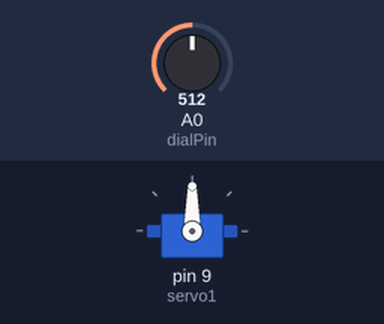
Bench run of a sketch on a simulated Arduino Uno, built with avr-gcc and run on an emulated ATmega328P. Shown: servo. The inputs (shaded band) are chosen by the test bench; at power-on: A0 (dialPin) = 512.

Above: at 1.2 s.
1.3 s: A0 (dialPin) set to 716
At 2.5 s:
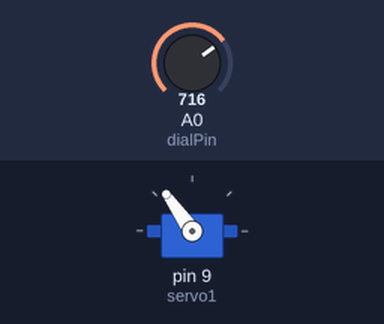
2.8 s: A0 (dialPin) set to 900
At 3.9 s:
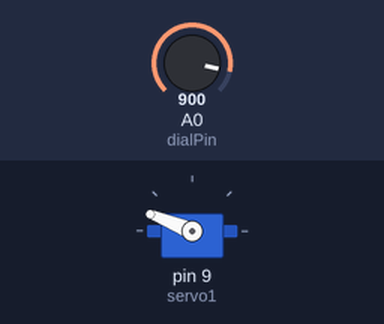
4.3 s: A0 (dialPin) set to 1023
At 5.3 s:
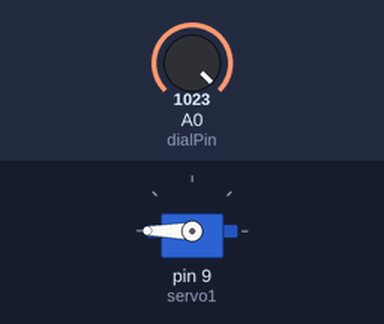
5.8 s: A0 (dialPin) set to 306
At 6.7 s:
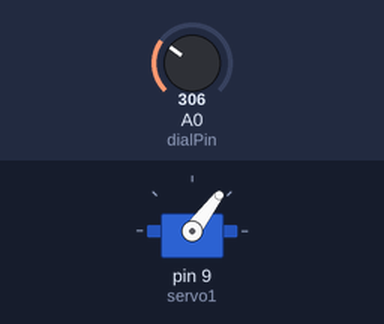
7.3 s: A0 (dialPin) set to 122
At 8.1 s:
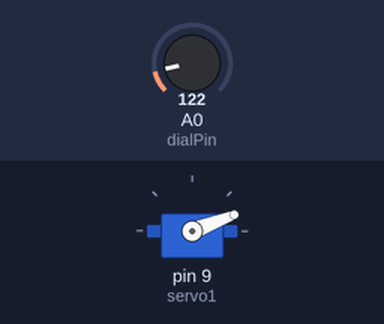
Timing chart, 0 to 9.8 s (numbered marks = the images above; inputs shaded):
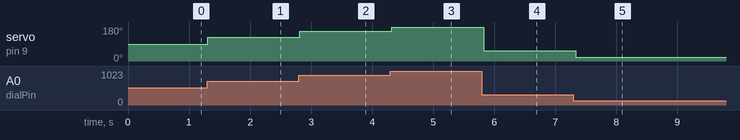

Measured:
- after the input at 1.3 s, servo on pin 9 (servo1): 90° → 125° at once
- after the input at 2.8 s, servo on pin 9 (servo1): 125° → 158° at once
- after the input at 4.3 s, servo on pin 9 (servo1): 158° → 180° at once
- after the input at 5.8 s, servo on pin 9 (servo1): 180° → 53° at once
- after the input at 7.3 s, servo on pin 9 (servo1): 53° → 21° at once

The sketch:

arduino-servodial.ino
```cpp
#include <Servo.h>

Servo servo1;
const int dialPin = 0;

void setup()
{
  servo1.attach(9);
}

void loop()
{
  int position;

  position = analogRead(dialPin);
  position = map(position, 0, 1023, 0, 180);

  servo1.write(position);

  delay(50);
}
```
